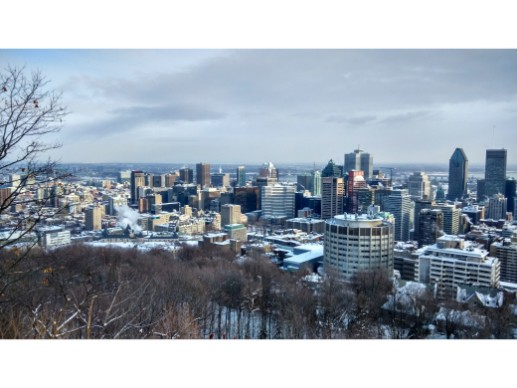
#> input picture project_images/1.jpg, 517 x 388 px
$ python runner_extra_credit_2.py   (older library calls are emulated)
#> lines starting #> are read from the running program, lines starting #| are printed output that depends on the picture; after the words box and inside, x2 and y2 are one past the last pixel; in counts of white or black regions, pixels touching at a corner belong together; pictures that were not available may be replaced by others from this repository, and a replacement may not be noted
### SIFT.py
import cv2 as opencv
from copy import deepcopy

def get_key_points(image, file_name=None):
    orb = opencv.ORB_create()
    image1_key_points, image1_descriptor = orb.detectAndCompute(image, None)

    if file_name is not None:
        opencv.imwrite("./Output/" + file_name + ".png", draw_key_points(image, image1_key_points))

    return [image1_key_points, image1_descriptor]

def fetch_matches(image1_details, image2_details):
    bf = opencv.BFMatcher(opencv.NORM_HAMMING, crossCheck=True)
    matches = bf.match(image1_details[1], image2_details[1])
    matches = sorted(matches, key=lambda x: x.distance)
    return matches

# [8 lines left out: function draw_key_points, not called in this run]

### RANSAC.py
import cv2 as opencv
import numpy as np
import random

# TODO Verify with perspectiveTransform function
def project(point, homography):
    point = np.array([[point[0]], [point[1]], [1]])
    projected_dest = np.dot(homography, point)

    if projected_dest[2] is not 0:
        projected_dest = projected_dest / projected_dest[2]

    return np.array([projected_dest[0][0], projected_dest[1][0]])

def compute_inlier_count(homography, image1_keypoints, image2_keypoints, matches, inlier_threshold):

    src_pts = np.array([image1_keypoints[match.queryIdx].pt for match in matches], dtype=np.int)
    dest_pts = np.array([image2_keypoints[match.trainIdx].pt for match in matches], dtype=np.int)

    inlier_elements = []
    for index in range(0, len(src_pts)):
        src = src_pts[index]
        dest = dest_pts[index]
        projected_dest = project(src, homography)

        ssd = np.sqrt((np.array(projected_dest - dest, dtype=np.float32) ** 2).sum(0))
        if ssd < inlier_threshold:
            inlier_elements.append(index)

    return inlier_elements

def ransac_matches(inlier_matches, image1_keypoints, image2_keypoints):
    src_pts = np.array([image1_keypoints[match.queryIdx].pt for match in inlier_matches], dtype=np.int)
    dst_pts = np.array([image2_keypoints[match.trainIdx].pt for match in inlier_matches], dtype=np.int)
    homography, mask = opencv.findHomography(src_pts, dst_pts, method=0)
    return homography

def ransac(matches, num_matches, num_iterations, image1_keypoints, image2_keypoints, inlier_threshold):
    max_inlier_elements = []

    for index in range(0, num_iterations):
        random_4_matches = random.sample(matches, num_matches)
        src_pts = np.array([image1_keypoints[match.queryIdx].pt for match in random_4_matches], dtype=np.int)
        dst_pts = np.array([image2_keypoints[match.trainIdx].pt for match in random_4_matches], dtype=np.int)
        homography, mask = opencv.findHomography(src_pts, dst_pts, method=0)

        inlier_elements = compute_inlier_count(homography, image1_keypoints, image2_keypoints, matches, inlier_threshold)
        if len(inlier_elements) >= len(max_inlier_elements):
            max_inlier_elements = inlier_elements

    print("Max Inlier: " + str(len(max_inlier_elements)))

    inlier_matches = []
    for index in max_inlier_elements:
        inlier_matches.append(matches[index])

    homography = ransac_matches(inlier_matches, image1_keypoints, image2_keypoints)
    inv_homography = np.linalg.inv(homography)

    return homography, inv_homography, inlier_matches

### sticher.py
import cv2 as opencv
import numpy as np
import RANSAC

#TODO Chudali
def calculate_stitched_image_resolution(image1, image2, inv_homography):
    image1_height, image1_width, x = image1.shape
    image2_height, image2_width, x = image2.shape

    top_left = RANSAC.project([0, 0], inv_homography)
    top_right = RANSAC.project([image2_width - 1, 0], inv_homography)
    bottom_left = RANSAC.project([0, image2_height - 1], inv_homography)
    bottom_right = RANSAC.project([image2_width - 1, image2_height - 1], inv_homography)

    pan_left = int(min(top_left[0], bottom_left[0], 0))
    pan_right = int(max(top_right[0], bottom_right[0], image1_width))
    width = pan_right - pan_left

    pan_top = int(min(top_left[1], top_right[1], 0))
    pan_bottom = int(max(bottom_left[1], bottom_right[1], image1_height))
    height = pan_bottom - pan_top

    #TODO Chudali
    offset = (-pan_left, -pan_top)

    min_x = int(min(top_left[0], bottom_left[0]))
    min_y = int(min(top_left[1], top_right[1]))
    min_xy = (abs(min_x), abs(min_y))

    stitched_image_resolution = (height, width, 3)
    return stitched_image_resolution, offset, min_xy

#TODO can we use warpPerspective
#TODO Chudali
def stitch(image1, image2, homography, inv_homography):

    stitched_image_resolution, offset, min_xy = calculate_stitched_image_resolution(image1, image2, inv_homography)
    image1_height, image1_width, x = image1.shape
    #print(offset)
    #print(min_xy)

    # TODO Chudali
    (offset_x, offset_y) = offset
    #(min_x, min_y) = min_xy
    translation = np.matrix([
        [1.0, 0.0, offset_x],
        [0, 1.0, offset_y],
        [0.0, 0.0, 1.0]
    ])

    #offset_x
    #offset_y
    inv_homography = translation * inv_homography
    #homography = translation * homography
    (resolution_x, resolution_y, z) = stitched_image_resolution

    stitched_image = np.zeros(shape=stitched_image_resolution, dtype=np.uint8)
    stitched_image = opencv.warpPerspective(image2, inv_homography, (resolution_y, resolution_x), stitched_image)
    stitched_image[offset_y:image1_height + offset_y, offset_x:image1_width + offset_x] = image1

    """
    image2_height, image2_width, x = image2.shape
    for y_index in range(0, resolution_y):
        for x_index in range(0, resolution_x):
            projected_dest = RANSAC.project((y_index - min_y, x_index - min_x), homography)
            y = int(projected_dest[1])
            x = int(projected_dest[0])

            if 0 <= x < image2_width and 0 <= y < image2_height:
                stitched_image[x_index, y_index] = image2[y, x]"""

    return stitched_image

### runner_extra_credit_2.py
import cv2 as opencv
import SIFT
import RANSAC
import sticher

images = [opencv.imread("./project_images/1.jpg"), opencv.imread("./project_images/2.jpg"),
          opencv.imread("./project_images/3.jpg"), opencv.imread("./project_images/4.jpg")]
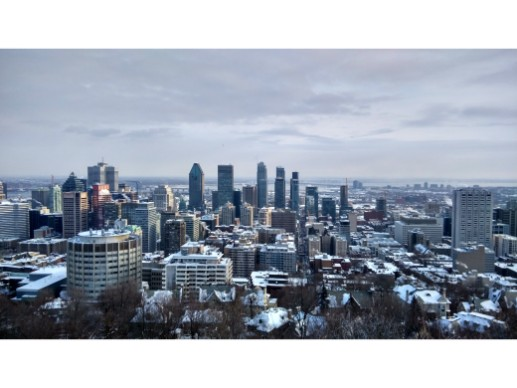
#> input picture project_images/2.jpg, 517 x 388 px
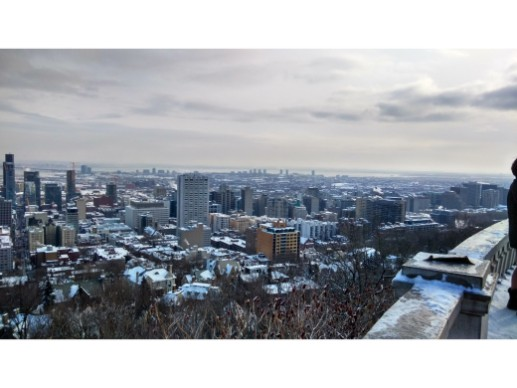
#> input picture project_images/3.jpg, 517 x 388 px
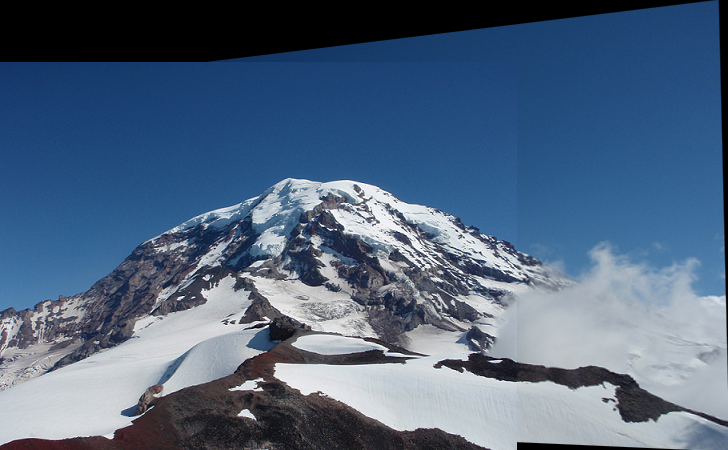
#> input picture Output/4.png, 728 x 450 px, given in place of 4.jpg, which was not available


def bla(image1, image2):
    current_image_details = SIFT.get_key_points(image1)
#> in get_key_points, `image1_key_points, image1_descriptor = orb.detectAndCompute(image, None)`: image1_key_points = 500 keypoints; strongest (x, y, size): (338, 265, 31), (252, 274, 44.6), (347, 260, 31), (329, 256, 31)
#> in get_key_points, image is the input picture: shape (388, 517, 3); mean B, G, R 178.3, 166, 158.2
#> current_image_details = 2 items
    next_image_details = SIFT.get_key_points(image2)
#> in get_key_points (call 2), `image1_key_points, image1_descriptor = orb.detectAndCompute(image, None)`: image1_key_points = 500 keypoints; strongest (x, y, size): (66, 256, 31), (431, 257, 37.2), (124, 252, 53.6), (65, 256, 37.2)
#> in get_key_points, image is the input picture: shape (388, 517, 3); mean B, G, R 171.1, 165, 161
#> next_image_details = 2 items
    matches = SIFT.fetch_matches(current_image_details, next_image_details)
#> in fetch_matches, `matches = bf.match(image1_details[1], image2_details[1])`: matches = 194 matches
#> matches = 194 matches
    homography, inv_homography, inlier_matches = RANSAC.ransac(matches, 4, 500, current_image_details[0], next_image_details[0], inlier_threshold=0.5)
#> the loop in ransac, `for index in range(0, num_iterations):` made 500 passes
#> (random_4_matches, dst_pts, mask, max_inlier_elements) on pass 1: (4 matches, [[124, 252], [271, 290], [112, 252], [471, 262]], [1, 1, 1, 1], [10, 66, 98, 107])
#> (random_4_matches, dst_pts, mask) on pass 2: (4 matches, [[138, 281], [50, 213], [163, 268], [61, 255]], [1, 1, 1, 1])
#| Max Inlier: 14
#> the loop in ransac, `for index in max_inlier_elements:` made 14 passes
#> index on passes 1 to 12: 7, 10, 14, 34, 39, 55, 67, 71, 72, 97, 109, 111
    return sticher.stitch(image1, image2, homography, inv_homography)
#> in stitch, `stitched_image = opencv.warpPerspective(image2, inv_homography, (resol..`:
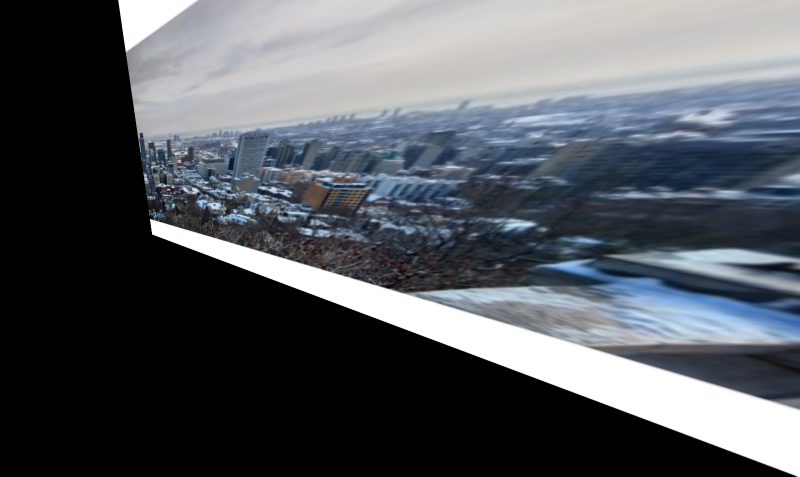
#> stitched_image: shape (953, 1600, 3) (shown at 1/2 size); mean B, G, R 95.1, 89, 84.7
#> in stitch, `stitched_image[offset_y:image1_height + offset_y, offset_x:image1_widt..`:
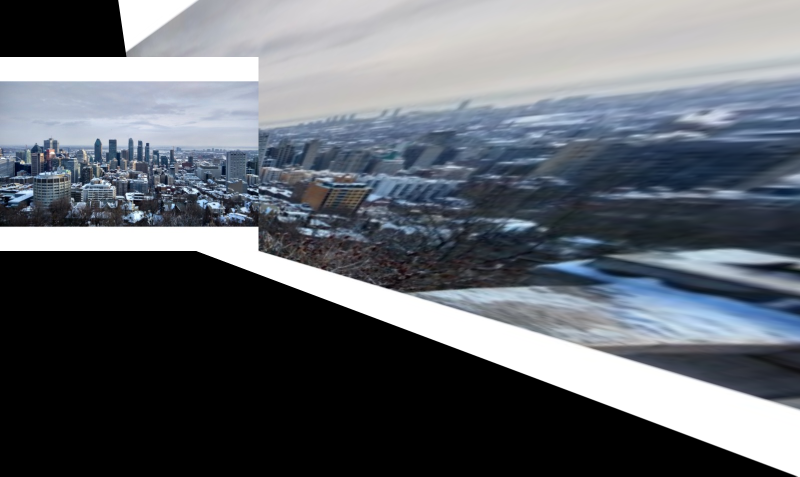
#> stitched_image: shape (953, 1600, 3) (shown at 1/2 size); 12.92% of pixels changed, all inside (x1, y1, x2, y2) = (0, 114, 517, 502)

stitched = bla(images[1], images[2])
stitched = bla(stitched, images[0])
#> in get_key_points, image is the input picture: shape (388, 517, 3); mean B, G, R 176.7, 165.7, 155.4
#| Max Inlier: 8
#> the loop in ransac (call 2), `for index in max_inlier_elements:` made 8 passes
#> index on passes 2 to 8: 19, 34, 35, 39, 43, 48, 53
#> in stitch (call 2), `stitched_image = opencv.warpPerspective(image2, inv_homography, (resol..`:
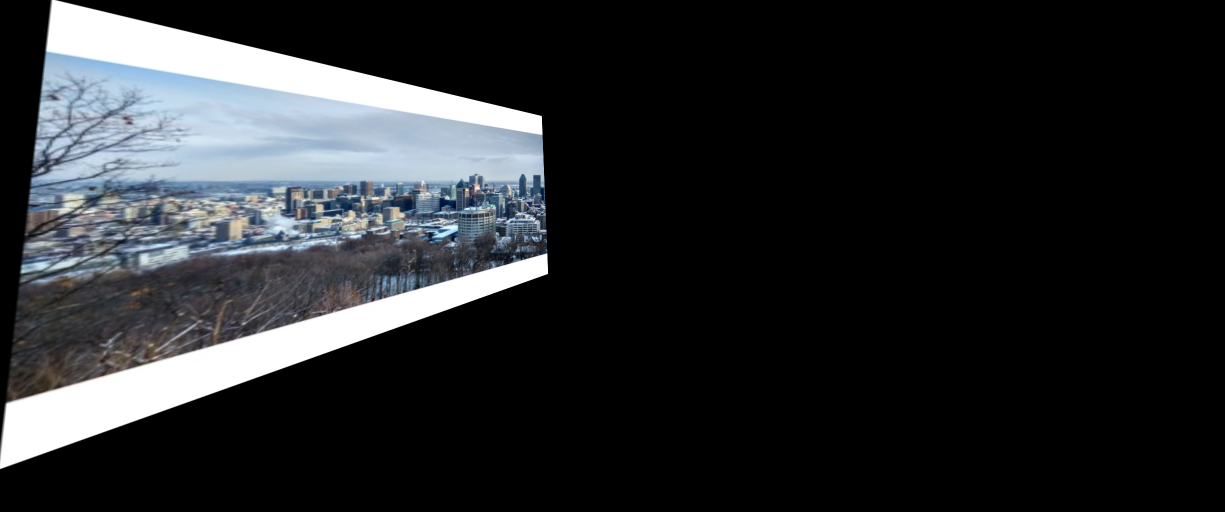
#> stitched_image: shape (1023, 2449, 3) (shown at 1/2 size); mean B, G, R 44.5, 42.1, 39.9
#> in stitch (call 2), `stitched_image[offset_y:image1_height + offset_y, offset_x:image1_widt..`:
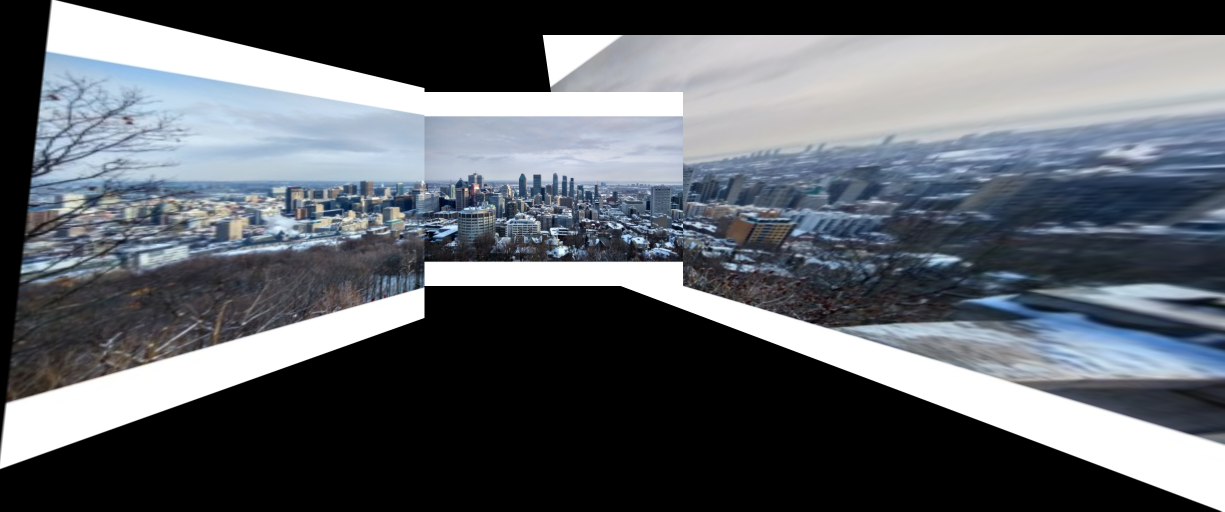
#> stitched_image: shape (1023, 2449, 3) (shown at 1/2 size); mean B, G, R 104.7, 98.3, 93.5
opencv.imwrite("./Output/custom_stitched.png", stitched)
opencv.waitKey(0)
print("Done Check for output/custom_stitched.png")
